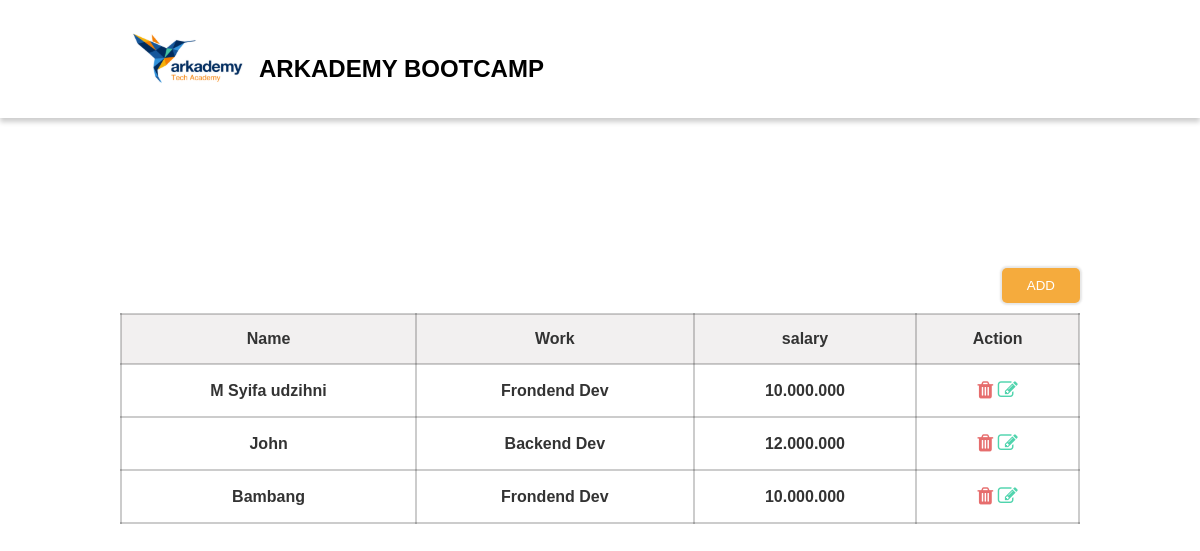
Screenshot of /soal6/index.php with the database file from the repository.
### tables this page shows
CREATE TABLE `nama_pekerja` (
  `id` int(2) NOT NULL,
  `nama` varchar(100) NOT NULL,
  `id_kerja` int(2) NOT NULL,
  `id_gaji` int(2) NOT NULL
);

CREATE TABLE `kerja` (
  `id` int(2) NOT NULL,
  `nama_pekerjaan` varchar(100) NOT NULL,
  `id_gaji` int(2) NOT NULL
);

CREATE TABLE `gaji` (
  `id` int(2) NOT NULL,
  `nominal` varchar(100) NOT NULL
);

### soal6/index.php (the view, shortened to what this page needs)
<!DOCTYPE html>
<html lang="en">
<head>
    <link rel="stylesheet" href="assets/css/style.css">
    <link rel="stylesheet" href="assets/font-awesome/4.5.0/css/font-awesome.min.css" />
</head>
<body>
    <header>
        <div class="container">
            <img src="assets/img/logo.svg" >
            <h2>ARKADEMY BOOTCAMP</h2>
        </div>
    </header>
    <div class="container">
        <button id="button-add">ADD</button>
        <table>
            <thead>
                <tr>
                    <th>Name</th>
                    <th>Work</th>
                    <th>salary</th>
                    <th>Action</th>
                </tr>
            </thead>
            <tbody>
                <?php
                include("proses/config.php");
                $query = $db->query("SELECT *,nama_pekerja.id as idku, kerja.id as idkerja, gaji.id as idgaji FROM nama_pekerja,kerja,gaji WHERE nama_pekerja.id_kerja=kerja.id AND nama_pekerja.id_gaji=gaji.id ORDER BY idku ASC");
                while ($a = $query->fetch_array()) {
                    echo "
                        <tr>
                            <td>$a[nama]</td>
                            <td>$a[nama_pekerjaan]</td>
                            <td>$a[nominal]</td>
                            <td>
                                <button style='background: transparent;border: none' id='$a[idku]' nama='$a[nama]' class='doDelete'><i class='fa fa-trash' style='color: rgb(230, 109, 109);font-size: 20px'></i></button>
                                <a href='#button-update' id='button-update' class='$a[idku]' nama='$a[nama]' pekerjaan='$a[idkerja]' gaji='$a[idgaji]'><i class='fa fa-edit' style='color: rgb(80, 212, 173);font-size: 20px'></i></a>
                            </td>
                        </tr>
                    ";
                }
                ?>
            </tbody>
        </table>
    </div>
</body>
</html>

### soal6/assets/css/style.css (style rules this page uses)
* { margin: 0; padding: 0; box-sizing: border-box; }
body { font-family: sans-serif; }
.container { width: 80%; margin: 0 auto; }
header { width: 100%; padding: 10px 0 ; background-color: #fff; box-shadow: 0 4px 5px rgba(0, 0, 0, .2); }
header img { float: left; }
header h2 { float: left; margin-top: 45px; }
table { width: 100%; border: none; padding: 0; font-weight: bold; text-align: center; color: #333; border-collapse: collapse }
table th { background-color: rgba(229, 226, 226, 0.507); }
table td, th { border: 1px solid rgba(0, 0, 0, .2); padding: 15px; border-top-width: 2px; border-right-width: 2px; border-left-width: 2px; border-bottom-width: 2px; outline: 0; }
button { cursor: pointer; }
button#button-add { background-color: rgb(245, 171, 61); border: none; color: #fff; box-shadow: 0 0 2px 2px rgba(0, 0, 0, .1); border-radius: 5px; padding: 10px 25px; margin-top: 150px; margin-bottom: 10px; float: right; }

### rows the page displays
nama_pekerja: nama "M Syifa udzihni", id_kerja.nama_pekerjaan "Frondend Dev", id_gaji.nominal "10.000.000"
nama_pekerja: nama "John", id_kerja.nama_pekerjaan "Backend Dev", id_gaji.nominal "12.000.000"
nama_pekerja: nama "Bambang", id_kerja.nama_pekerjaan "Frondend Dev", id_gaji.nominal "10.000.000"
